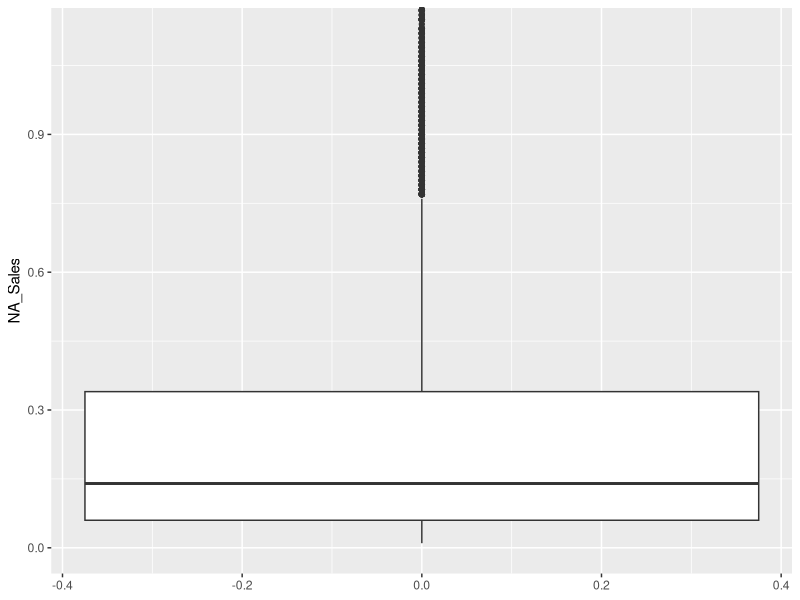
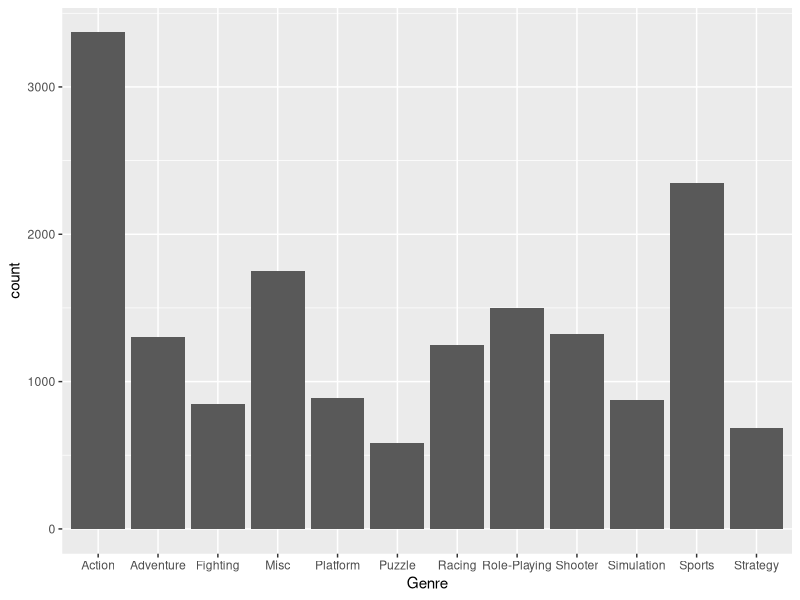
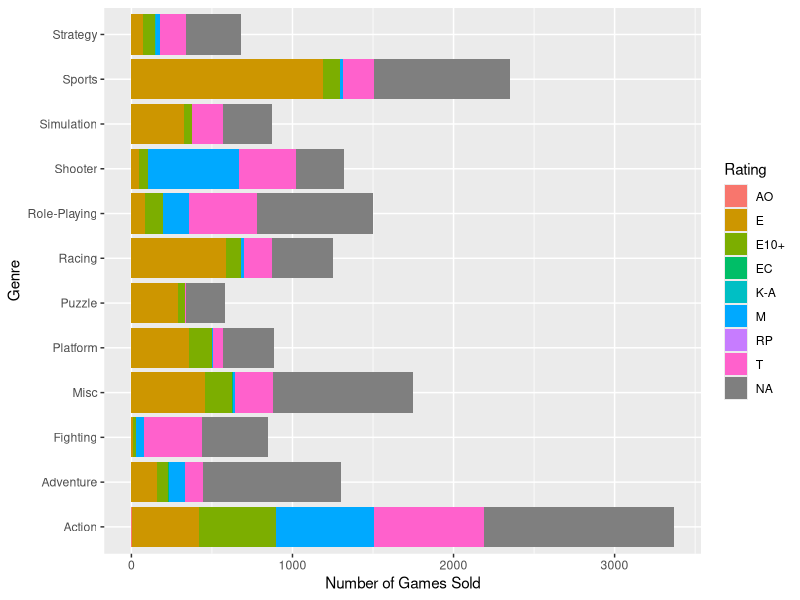
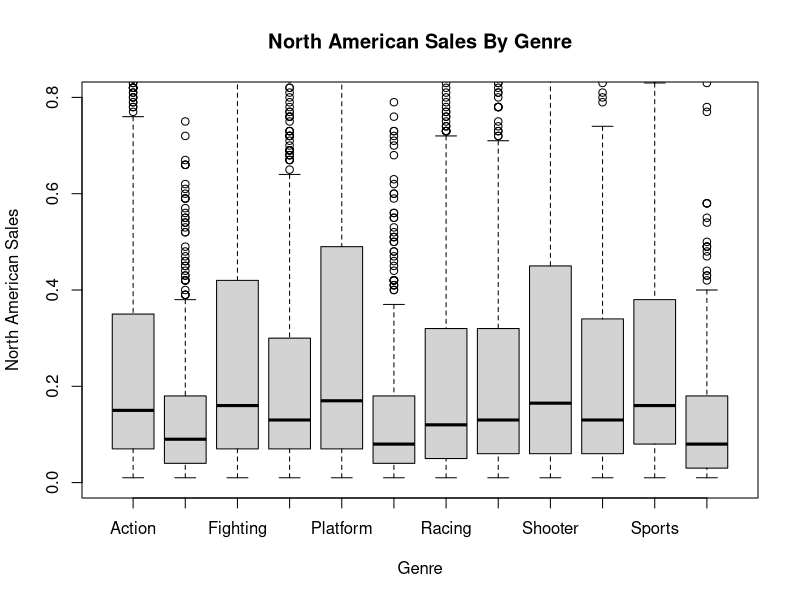
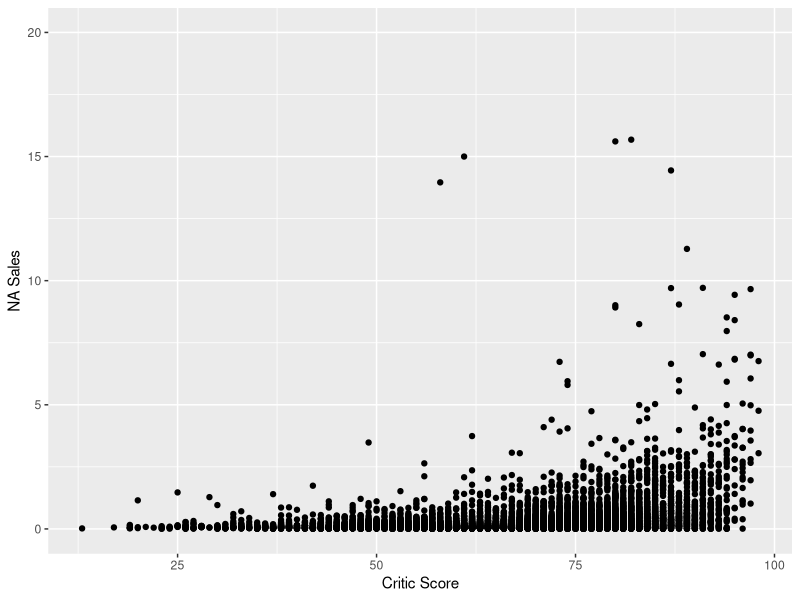

Source code (R) for these figures, in order:
## ---- chunk 1
#Loading Libraries
library(tidyverse)

#Loading Dataset
vgs <- read.csv('replaced variables.csv')

#Transforming variables to appropriate data types
vgs$NA_Sales<-as.numeric(vgs$NA_Sales)
vgs$EU_Sales<-as.numeric(vgs$EU_Sales)
vgs$JP_Sales<-as.numeric(vgs$JP_Sales)
vgs$Other_Sales<-as.numeric(vgs$Other_Sales)
vgs$Platform <- as.factor(vgs$Platform)
vgs$Publisher <- as.factor(vgs$Genre)
vgs$Genre <- as.factor(vgs$Genre)
vgs$Developer <- as.factor(vgs$Developer)
vgs$Rating <- as.factor(vgs$Rating)
vgs$Year_of_Release <- as.factor(vgs$Year_of_Release)
vgs$User_Score <- as.numeric(vgs$User_Score)
vgs$Name <- as.character(vgs$Name)
vgs$User_Score <- vgs$User_Score * 10

#Replacing empty entries with NA
vgs$Rating[vgs$Rating %in% c("")]<- NA
vgs$Rating <-factor(vgs$Rating)
vgs$Developer[vgs$Developer %in% c("")]<- NA
vgs$Developer <-factor(vgs$Developer)
vgs$Genre[vgs$Genre %in% c("")]<- NA
vgs$Genre <-factor(vgs$Genre)
vgs <- filter(vgs, Name != "")
## ---- chunk 2
summary(vgs$NA_Sales, na.rm = TRUE) # summarize the variable NA_Sales
nasmildthreshold = (.28*1.5) + .28 # mild threshold
nasmaxthreshold = (.28*3) + .28 # extreme threshold

## ---- chunk 3
df<- data.frame("Standard Deviation" = sd(vgs$NA_Sales, na.rm = TRUE), 'IQR' = IQR(vgs$NA_Sales, na.rm = TRUE), 'Mild Threshold'=nasmildthreshold,'Max Threshold' =nasmaxthreshold,'Obs above Max Threshold' =sum(vgs$NA_Sales>nasmaxthreshold, na.rm = TRUE),  check.names = FALSE)
df%>%knitr::kable()
ggplot(data = vgs, aes(y = NA_Sales)) + geom_boxplot() + coord_cartesian(ylim = c(0, 1.12))
## ---- chunk 4
#clearing the no genre rows in the NA
vgs$Genre[vgs$Genre %in% c("")]<- NA
#creating the frequency table 
freq_genre <- table(vgs$Genre)
#creating the relative frequency table
rel_freq_genre <- table(vgs$Genre)/nrow(vgs)
#plotting and displaying the data
freq_genre %>% knitr::kable()
rel_freq_genre%>% knitr::kable()
ggplot(data = vgs) + geom_bar(mapping = aes(x = Genre))
## ---- chunk 5
twoway <- addmargins(table(vgs$Rating, vgs$Genre))
twoway %>% knitr::kable()

ggplot(vgs, aes(y = Genre)) + geom_bar(aes(fill = Rating), position = position_stack(reverse = TRUE)) + ylab('Genre') +xlab('Number of Games Sold')
## ---- chunk 6
summary(vgs$NA_Sales) #summary statistics of North American sales
table(vgs$Genre) #Frequency table of Video Game Genres
nasalesiqr <- IQR(vgs$NA_Sales, na.rm = TRUE) #Calculating the IQR of NA_Sales
highoutlier <- 0.340+(1.5*nasalesiqr) #High outlier formula
boxplot(vgs$NA_Sales~vgs$Genre, main = "North American Sales By Genre", xlab =
          "Genre", ylab = "North American Sales", ylim = c(0,0.8))
## ---- chunk 7
ggplot(vgs, aes(Critic_Score, NA_Sales)) + geom_point() +ylab('NA Sales') + xlab('Critic Score') + ylim(0, 20)

